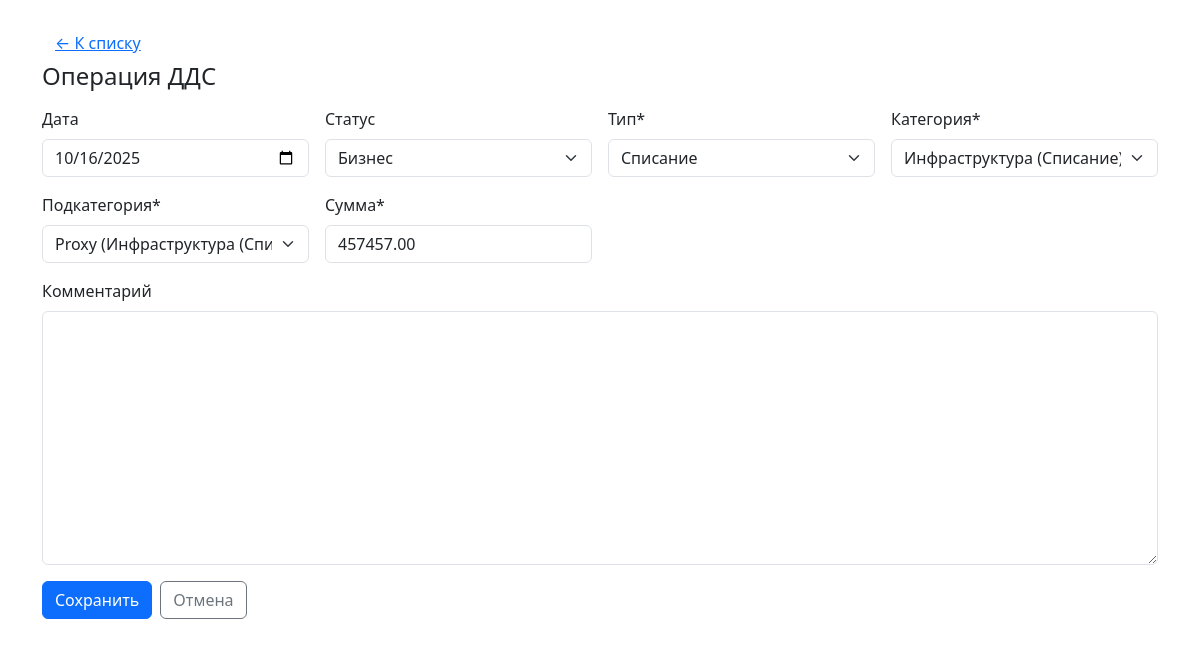
/api/v1/3/edit/, run on the app's committed database.
### dds/models.py (models this page shows, shortened)
class Movement(models.Model):
    created_at = models.DateField(default=timezone.now)
    status = models.ForeignKey(Status, on_delete=models.PROTECT, related_name='movements', null=True, blank=True)
    movement_type = models.ForeignKey(MovementType, on_delete=models.PROTECT, related_name='movements')
    category = models.ForeignKey(Category, on_delete=models.PROTECT, related_name='movements')
    subcategory = models.ForeignKey(SubCategory, on_delete=models.PROTECT, related_name='movements')
    amount = models.DecimalField(max_digits=12, decimal_places=2)
    comment = models.TextField(blank=True)
    class Meta:
        ordering = ['-created_at', 'id']
        verbose_name = 'Операция ДДС'
        verbose_name_plural = 'Операции ДДС'

### dds/views.py (the view, shortened to what this page needs)
# urls.py: path("<int:pk>/edit/", MovementUpdateView.as_view(), name="movement_edit"),
class MovementUpdateView(View):
    def get(self, request, pk):
        movement = get_object_or_404(Movement, pk=pk)
        form = MovementForm(instance=movement)
        return render(request, 'dds/movement_form.html', {'form': form, 'movement': movement})

### dds/models.py (called while the page is built)
    def __str__(self) -> str:
        return self.name

    def __str__(self) -> str:
        return self.name

    def __str__(self) -> str:
        return f"{self.name} ({self.movement_type})"

    def __str__(self) -> str:
        return f"{self.name} ({self.category})"

### templates/dds/movement_form.html (shortened to what this page needs)
{% load static %}
<!doctype html>
<html lang="ru">
<head>
  <link href="https://cdn.jsdelivr.net/npm/bootstrap@5.3.3/dist/css/bootstrap.min.css" rel="stylesheet">
</head>
<body>
<div class="container py-4">
  <a href="{% url 'movement_list' %}" class="btn btn-link">← К списку</a>
  <h1 class="h4 mb-3">Операция ДДС</h1>
  <form method="post" class="row g-3">
    <div class="col-md-3">
      <label class="form-label">Дата</label>
      {{ form.created_at }}
    </div>
    <div class="col-md-3">
      <label class="form-label">Статус</label>
      {{ form.status }}
    </div>
    <div class="col-md-3">
      <label class="form-label">Тип*</label>
      {{ form.movement_type }}
    </div>
    <div class="col-md-3">
      <label class="form-label">Категория*</label>
      {{ form.category }}
    </div>
    <div class="col-md-3">
      <label class="form-label">Подкатегория*</label>
      {{ form.subcategory }}
    </div>
    <div class="col-md-3">
      <label class="form-label">Сумма*</label>
      {{ form.amount }}
    </div>
    <div class="col-12">
      <label class="form-label">Комментарий</label>
      {{ form.comment }}
    </div>
    <div class="col-12 d-flex gap-2">
      <button class="btn btn-primary" type="submit">Сохранить</button>
      <a class="btn btn-outline-secondary" href="{% url 'movement_list' %}">Отмена</a>
    </div>
  </form>
</div>
</body>
</html>

### data on the page
Movement: created_at "10/16/2025", status "Бизнес", movement_type "Списание", category "Инфраструктура (Списание)", subcategory "Proxy (Инфраструктура (Списание))", amount "457457.00"
